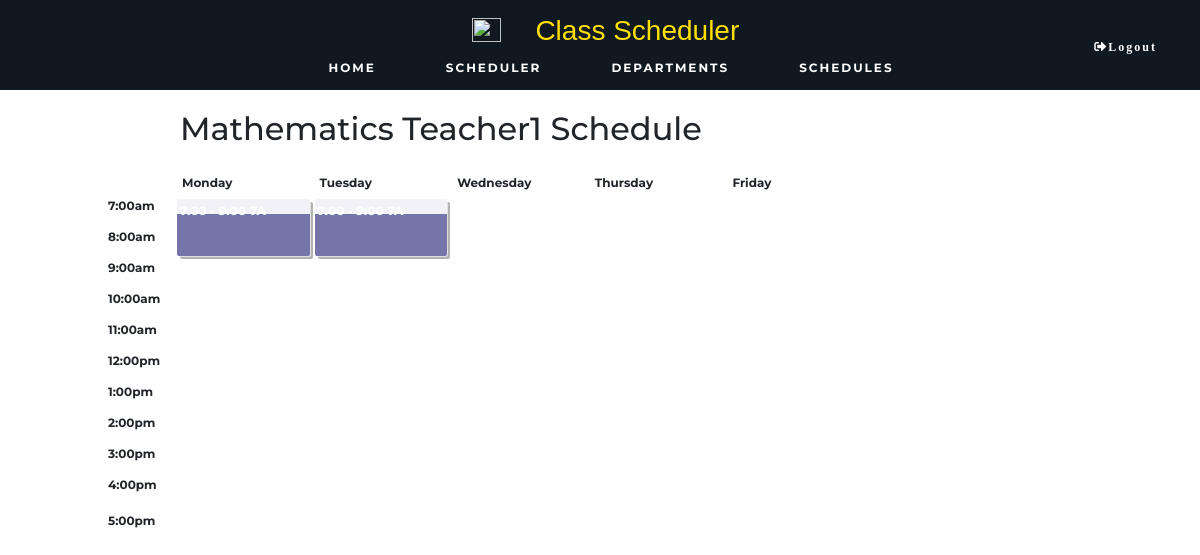
The app's page /teacher_schedule.php?id=110, older data.
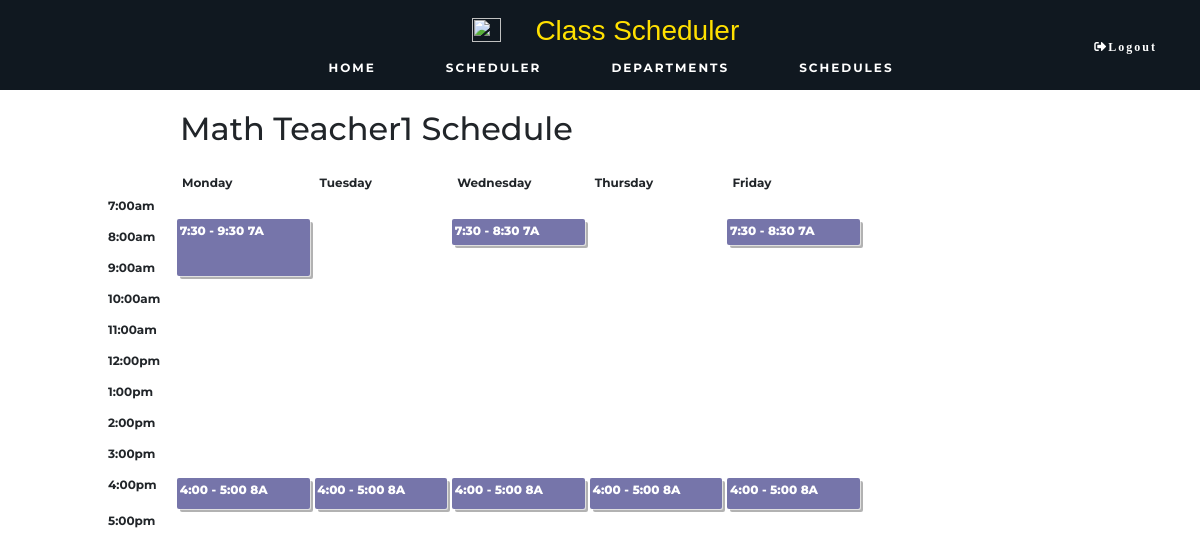
The same page, newer data.
### tables this page shows
CREATE TABLE IF NOT EXISTS `teacher` (
  `id` int NOT NULL AUTO_INCREMENT,
  `firstName` varchar(32) NOT NULL,
  `lastName` varchar(32) NOT NULL,
  `dept` varchar(32) NOT NULL,
  `workload` float NOT NULL,
  PRIMARY KEY (`id`)
);

CREATE TABLE IF NOT EXISTS `class_schedule` (
  `grade_section` varchar(32) NOT NULL,
  `teacher_id` int DEFAULT NULL,
  `subject` varchar(32) NOT NULL,
  `day` varchar(32) NOT NULL,
  `start_time` float NOT NULL,
  `end_time` float NOT NULL,
  `duration` int NOT NULL,
  `id` int NOT NULL AUTO_INCREMENT,
  UNIQUE KEY `id` (`id`),
  KEY `teacher` (`teacher_id`)
);

### teacher_schedule.php (called while the page is built, shortened)
<?php
try {
    include __DIR__ . './includes/connection/DatabaseConnect.php';
    include __DIR__ . './includes/connection/DatabaseFunctions.php';
    include __DIR__ . './includes/templates/teacher_schedule.html.php';
} catch (PDOException $e) {
    include __DIR__ . './includes/connection/displayError.php';
}
include __DIR__ . './includes/templates/layout.html.php';
function convertTime($time) {
    if($time % 100 == 0) {
        $time = $time/100;
        if($time > 12) {
        $stringTime = ($time - 12) . ':00';
        return $stringTime;
        } else {
        $stringTime = $time . ':00';
        return $stringTime;
        }
    } else {
        $time = $time/100;
        $time = $time - 0.5;
        if($time > 12) {
        $stringTime = ($time - 12) . ':30';
        return $stringTime;
        } else {
        $stringTime = $time . ':30';
        return $stringTime;
        }
    }
}
?>

### includes/connection/DatabaseFunctions.php (called while the page is built, shortened)
<?php
function retrieveAllId($pdo, $table, $primaryKey, $value) {
    $query = 'SELECT * FROM `' . $table . '`
              WHERE `' . $primaryKey . '` = :value';
    $parameters = [
        'value' => $value
    ];
    $query = query($pdo, $query, $parameters);
    return $query->fetchAll();
}
function retrieveId($pdo, $table, $primaryKey, $value) {
    $query = 'SELECT * FROM `' . $table . '`
              WHERE `' . $primaryKey . '` = :value';
    $parameters = [
        'value' => $value
    ];
    $query = query($pdo, $query, $parameters);
    return $query->fetch();
}
function query($pdo, $sql, $parameters = []) {
    $query = $pdo->prepare($sql);
    $query->execute($parameters);
    return $query;
}
?>

### includes/templates/teacher_schedule.html.php (the view, shortened to what this page needs)
<link rel="stylesheet" type="text/css" href="./includes/templates/css/scheduler.css">
<?php
    $teacher_id = $_GET['id'];
    $teacher = retrieveId($pdo, 'teacher', 'id', $teacher_id);
    $teacherName = $teacher['firstName'] . ' ' . $teacher['lastName'];
$output = '
<div class="text" style="height: 400px; width: 800px; margin-left: 5%;">
  <h2 id="schedule-heading" style="margin-left: 15%; padding-top: 20px;">'.$teacherName.' Schedule</h2>
  <div class="schedule" aria-labelledby="schedule-heading">
    <span class="track-slot" aria-hidden="true" style="grid-column: mon; grid-row: tracks;">Monday</span>
    <span class="track-slot" aria-hidden="true" style="grid-column: tue; grid-row: tracks;">Tuesday</span>
    <span class="track-slot" aria-hidden="true" style="grid-column: wed; grid-row: tracks;">Wednesday</span>
    <span class="track-slot" aria-hidden="true" style="grid-column: thu; grid-row: tracks;">Thursday</span>
    <span class="track-slot" aria-hidden="true" style="grid-column: fri; grid-row: tracks;">Friday</span>
    <h2 class="time-slot" style="grid-row: time-700;">7:00am</h2>
    <h2 class="time-slot" style="grid-row: time-750;"></h2>
    <h2 class="time-slot" style="grid-row: time-800;">8:00am</h2>
    <h2 class="time-slot" style="grid-row: time-850;"></h2>
    <h2 class="time-slot" style="grid-row: time-900;">9:00am</h2>
    <h2 class="time-slot" style="grid-row: time-950;"</h2>
    <h2 class="time-slot" style="grid-row: time-1000;">10:00am</h2>
    <h2 class="time-slot" style="grid-row: time-1050;"></h2>
    <h2 class="time-slot" style="grid-row: time-1100;">11:00am</h2>
    <h2 class="time-slot" style="grid-row: time-1150;"></h2>
    <h2 class="time-slot" style="grid-row: time-1200;">12:00pm</h2>
    <h2 class="time-slot" style="grid-row: time-1250;"></h2>
    <h2 class="time-slot" style="grid-row: time-1300;">1:00pm</h2>
    <h2 class="time-slot" style="grid-row: time-1350;"></h2>
    <h2 class="time-slot" style="grid-row: time-1400;">2:00pm</h2>
    <h2 class="time-slot" style="grid-row: time-1450;"></h2>
    <h2 class="time-slot" style="grid-row: time-1500;">3:00pm</h2>
    <h2 class="time-slot" style="grid-row: time-1550;"></h2>
    <h2 class="time-slot" style="grid-row: time-1600;">4:00pm</h2>
    <h2 class="time-slot" style="grid-row: time-1650;"></h2>
    <h2 class="time-slot" style="grid-row: time-1700;">5:00pm</h2>
';
    $teacher_sched = retrieveAllId($pdo, 'class_schedule', 'teacher_id', $teacher_id);
    foreach($teacher_sched as $sched) {
        $schedDay = $sched['day'];
        $schedStart = $sched['start_time'];
        $schedEnd = $sched['end_time'];
        $schedSection = $sched['grade_section'];
        $output .= '
        <div class="session Mathematics" style="grid-column: '.$schedDay.'; grid-row: time-'.$schedStart.' / time-'.$schedEnd.';">
            <div class="session-time">
                <div>'.convertTime($schedStart).' - '.convertTime($schedEnd) . ' ' . $schedSection.'</div>
            </div>
        </div>
        ';
    }
  $output .= '
  </div>
</div>
  ';
?>

### includes/templates/layout.html.php (shortened to what this page needs)
<!DOCTYPE html>
<html lang="en">
<head>
    <link rel="stylesheet" href="./includes/templates/css/all.css">
    <link rel="stylesheet" type="text/css" href="./includes/templates/css/style.css">
    <link href="https://cdn.jsdelivr.net/npm/bootstrap@5.1.3/dist/css/bootstrap.min.css" rel="stylesheet">
</head>
<body>
    <div class="nav">
        <div class="nav_logo">
            <img src="./includes/templates/css/logosched.png" width="29px" height="24px" style="margin-left:7%">
            <h3 >Class Scheduler</h3>
        </div>
        <ul>
            <li><a href="main.php"><b>HOME</b></a></li>
            <li><a href="scheduler.php"><b>SCHEDULER</b></a></li>
            <li><a href="department.php"><b>DEPARTMENTS</b></a></li>
            <li><a href="schedules.php"><b>SCHEDULES</b></a></li>
        </ul>
        <li class="nav_btn">
                <span style="font-size: 15px; color: yellow;">
                    <a href="login.html.php"><i class="fas fa-sign-out-alt">Logout</i></a>
                </span>
        </li>
    </div>
<main>
    <?=$output?>
</main>
</body>
</html>

### includes/templates/css/scheduler.css (style rules this page uses)
@media screen and (min-width:700px) { .schedule { height: 100%; display: grid; grid-gap: 5px; margin-top: 2%; margin-left: 6%; grid-template-rows: [tracks] 10% [time-700] 5% [time-750] 2% [time-800] 5% [time-850] 2% [time-900] 5% [time-950] 2% [time-1000] 5% [time-1050] 2% [time-1100] 5% [time-1150] 2% [time-1200] 5% [time-1250] 2% [time-1300] 5% [time-1350] 2% [time-1400] 5% [time-1450] 2% [time-1500] 5% [time-1550] 2% [time-1600] 5% [time-1650] 2%; grid-template-columns: [times] 4em [mon-start] 1fr [mon-end tue-start] 1fr [tue-end wed-start] 1fr [wed-end thu-start] 1fr [thu-end fri-start] 1fr [fri-end]; } }
.text { display:inline-block; width:70%; height: 110vh; padding-bottom: 100px; }
.time-slot { grid-column: times; }
.track-slot { display: none; height: 50px; }
.session { padding: 2%; border-radius: 2px; font-size: 12px; box-shadow: rgba(255,255,255,.6) 1px 1px 0, rgba(0,0,0,.3) 3px 3px 0; font-weight: 750; }
.session-time { display:flex; justify-content:space-between; align-items:center; }
.session-title, .time-slot { margin: 0; font-size: 1em; }
.track-slot, .time-slot { font-weight: bold; font-size:.75em; }
.Mathematics { background-color: #7675AA; color: white; }

### resources/Test-Codes/includes/templates/css/all.css (style rules this page uses)
.fa, .fas, .far, .fal, .fad, .fab { -moz-osx-font-smoothing: grayscale; -webkit-font-smoothing: antialiased; display: inline-block; font-style: normal; font-variant: normal; text-rendering: auto; line-height: 1; }
.fa-sign-out-alt:before { content: "\f2f5"; }
.fa, .fas { font-family: 'Font Awesome 5 Free'; font-weight: 900; }

### includes/templates/css/style.css (style rules this page uses)
* { font-family: 'Montserrat', sans-serif; scroll-behavior: smooth; }
body { width: 100vw; height: 100vh; padding: 0; margin: 0; }
main { width: 100%; height: 100%; }
.nav { background: #101820FF; height: auto; padding: 10px; width: 100%; display: flex; align-items: center; font-size: 1.2rem; z-index: 999; z-index: 1; justify-content: space-around; top: 0; }
.nav_logo { width: 30%; display: flex; justify-content: space-evenly; align-items: center; }
.nav h3 { color:#FFE000; font-family:Arial, sans-serif; margin:1% 1%; }
.nav ul { display: flex; list-style: none; margin:0 100px; cursor: pointer; }
.nav li a { color: white; text-decoration: none; list-style: none; letter-spacing: 2px; font-size: 12px; font-family: Arial, sans-serif; letter-spacing: 2px; padding: 0 35px; cursor: pointer; transition: all 200ms; }
.nav_btn { padding: 0 8px; border: none; position: absolute; right: 0; }

Row changes from the older to the newer data that the page shows:
changed teacher: teacherName "Mathematics Teacher1" → "Math Teacher1"
added class_schedule: start_time "4:00", end_time "5:00", grade_section "8A"
added class_schedule: start_time "4:00", end_time "5:00", grade_section "8A"
added class_schedule: start_time "4:00", end_time "5:00", grade_section "8A"
added class_schedule: start_time "4:00", end_time "5:00", grade_section "8A"
added class_schedule: start_time "4:00", end_time "5:00", grade_section "8A"
added class_schedule: start_time "7:30", end_time "8:30", grade_section "7A"
added class_schedule: start_time "7:30", end_time "8:30", grade_section "7A"
added class_schedule: start_time "7:30", end_time "9:30", grade_section "7A"
